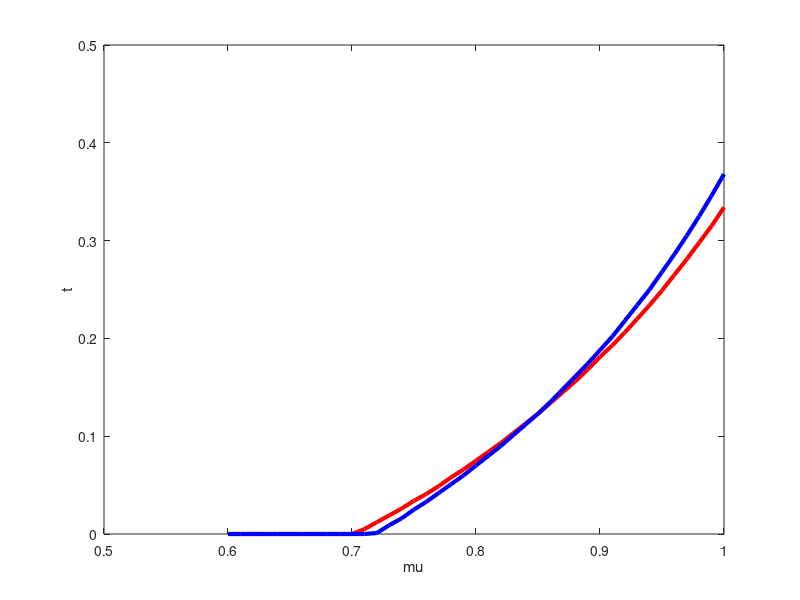

The MATLAB script that drew this image:
%第三章PAA与PWA的对比
clc;
clear;
%gamma = 0.2; 
%alpha = 0.2;
k = 0.5; gamma = 0.41; 
alpha=0.71;
A = 2 - gamma^2;
B = 4 - gamma^2 - alpha .* gamma^2;
cb=0.3;
%cb=0.5;t=0.3;
mu_low1=gamma*(alpha*A+1-alpha)./A;
mu_low2=(cb.*(1-gamma).^2.*(1+gamma)+gamma.*(1+alpha.*(1-gamma.^2)))./(2-gamma.^2);
mu_low=max(mu_low1,mu_low2);
mus = (0.6:0.01:1)';

qc=0;
q1 = 1;
minmu1=[];
minmu2=[];
i=1;
while i<=length(mus)
    mu= mus(i);
  t=(0:0.001:1)';  
    %c_bmax=(2.*mu+gamma.*(-1 + alpha .*(-1 +gamma.^2) - gamma.*mu))./((1-gamma).^2.*(1 + gamma));

 
   q2=mu.*q1;
    qn=(1-k-t).*qc+(k+t).*q1;
    qs=(1-k-t).*qc+(k+t).*q2;


PN_PAA=(gamma^2*k - 2*t - 2*k + gamma^2*t + gamma*k*mu + gamma*mu*t)./(gamma^2 - 4);
PS_PAA=(gamma*k - 2*k*mu + gamma*t - 2*mu*t + gamma^2*mu*t + gamma^2*k*mu)./(gamma^2 - 4);

DN_PAA=qn-PN_PAA-gamma.*(qs-PS_PAA);
DS_PAA=qs-PS_PAA-gamma.*(qn-PN_PAA);
Pi_P_PAA=DN_PAA .* (alpha .* PN_PAA-t.*cb) + DS_PAA .* (alpha .* PS_PAA-t.*cb);
Pi_S_PAA= (1 - alpha) .* (DS_PAA .* PS_PAA);
Pi_N_PAA= (1 - alpha) .* (DN_PAA .* PN_PAA);


    % P-WA 平台承担AI技术-批发模式
    % 均衡解
w_PWA=(gamma*k + 2*cb*t - 2*k*mu + gamma*t - 2*mu*t + gamma^2*mu*t + alpha*gamma*k + alpha*gamma*t - 2*cb*gamma*t - alpha*gamma^3*k - alpha*gamma^3*t - cb*gamma^2*t + cb*gamma^3*t + gamma^2*k*mu)./(2*gamma^2 - 4);
PN_PWA=(gamma^2*k - 2*t - gamma*w_PWA - 2*k + gamma^2*t - cb*gamma*t + gamma*k*mu + gamma*mu*t + cb*gamma^2*t)./(alpha*gamma^2 + gamma^2 - 4); 
PS_PWA=(gamma*k - 2*w_PWA - 2*cb*t - 2*k*mu + gamma*t - 2*mu*t + gamma^2*mu*t - alpha*gamma*k - alpha*gamma*t + 2*cb*gamma*t + gamma^2*k*mu + alpha*gamma^2*k*mu + alpha*gamma^2*mu*t)./(alpha*gamma^2 + gamma^2 - 4);

DN_PWA=qn-PN_PWA-gamma.*(qs-PS_PWA);
DS_PWA=qs-PS_PWA-gamma.*(qn-PN_PWA);
Pi_P_PWA= DN_PWA .* (alpha .* PN_PWA-t.*cb ) + DS_PWA.* (PS_PWA-w_PWA-t.*cb);
Pi_S_PWA= w_PWA .* DS_PWA;
Pi_N_PWA= (1 - alpha) .* (DN_PWA .* PN_PWA);

    %plot(mu,Pi_P_NAA+0*mu,'r'); hold on;
    %plot(mu,Pi_P_NWA+0*mu,'b'); hold off;

    plot(t,Pi_P_PAA+0*mu,'r'); hold on;
    plot(t,Pi_P_PWA+0*mu,'b'); hold off;

    plot(t,Pi_S_PAA+0*mu,'r'); hold on;
    plot(t,Pi_S_PWA+0*mu,'b'); hold off;

    %plot(cb,Pi_S_PAA+0*cb,'r'); hold on;
    %plot(cb,Pi_S_PWA+0*cb,'b'); hold off;
  
    dif = abs(Pi_P_PWA - Pi_P_PAA);
    indmu = find(dif == min(dif));
    muet = t(indmu(1));
    minmu1 = [minmu1; muet];

    dif = abs(Pi_S_PWA - Pi_S_PAA);
    indmu = find(dif == min(dif));
    muet = t(indmu(1));
    minmu2 = [minmu2; muet];
    

    i=i+1;
end
mu_low11=gamma*(alpha*A+1-alpha)./A;
mu_low22=(cb.*(1-gamma).^2.*(1+gamma)+gamma.*(1+alpha.*(1-gamma.^2)))./(2-gamma.^2);
mu_low33=max(mu_low11,mu_low22);
plot(mus,minmu1,'-r','MarkerSize',6,'LineWidth',3);hold on;
plot(mus,minmu2,'-b','MarkerSize',6,'LineWidth',3);hold on;
plot(mus,mu_low33,'-k','MarkerSize',6,'LineWidth',3);hold on;
hold off;

xlabel('mu');
ylabel('t');
%xlabel('二手正品的质量{\it{\mu}}');
%ylabel('区块链的实施成本{\it{c_b}}');
